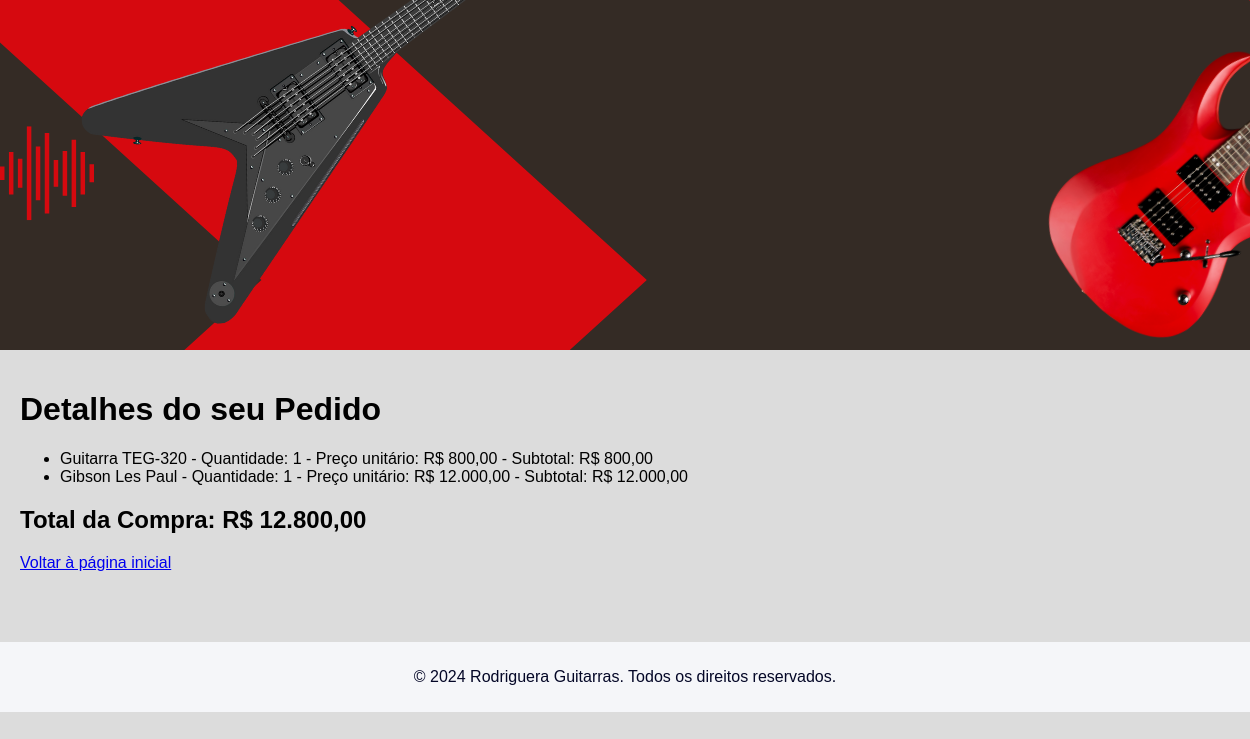
The app's page /detalhe_pedidos.php (signed in) with its own data.
### tables this page shows
CREATE TABLE `carrinho_compras` (
  `id` int(11) NOT NULL,
  `cliente_id` int(11) NOT NULL,
  `produto_id` int(11) NOT NULL,
  `quantidade` int(11) NOT NULL
);

CREATE TABLE `produtos` (
  `id` int(11) NOT NULL,
  `nome` varchar(255) NOT NULL,
  `preco` decimal(10,2) NOT NULL,
  `imagem` varchar(255) NOT NULL
);

### detalhe_pedidos.php (the view, shortened to what this page needs)
<?php
include("conexao.php");
$cliente_id = $_SESSION['id'];
$sql = "SELECT p.nome, p.preco, c.quantidade
        FROM carrinho_compras c
        JOIN produtos p ON c.produto_id = p.id
        WHERE c.cliente_id = ?";
$stmt = $mysqli->prepare($sql);
$stmt->bind_param("i", $cliente_id);
$stmt->execute();
$result = $stmt->get_result();
$total = 0;
?>
<!DOCTYPE html>
<html lang="pt-BR">
<head>
</head>
<body>
    <div class="container">
        <h1>Detalhes do seu Pedido</h1>
        <ul>
            <?php while ($produto = $result->fetch_assoc()): ?>
                <?php
                $subtotal = $produto['preco'] * $produto['quantidade'];
                $total += $subtotal;
                ?>
                <li>
                    <?php echo htmlspecialchars($produto['nome']); ?> -
                    Quantidade: <?php echo $produto['quantidade']; ?> -
                    Preço unitário: R$ <?php echo number_format($produto['preco'], 2, ',', '.'); ?> -
                    Subtotal: R$ <?php echo number_format($subtotal, 2, ',', '.'); ?>
                </li>
            <?php endwhile; ?>
        </ul>
        <h2>Total da Compra: R$ <?php echo number_format($total, 2, ',', '.'); ?></h2>
        <a href="homepage.php">Voltar à página inicial</a>
    </div>
    <footer>
        <p>&copy; 2024 Rodriguera Guitarras. Todos os direitos reservados.</p>
    </footer>
</body>
</html>

### detalhe_pedidos.php (style rules this page uses)
body { font-family: Arial, sans-serif; margin: 0; padding: 0; text-align: center; background-image: url("rodriguerafundo.png"); background-repeat: no-repeat; background-color: gainsboro; }
.container { margin-top: 350px; width: 100%; padding: 20px; background-color: gainsboro; text-align: left; }
footer { margin-top: 50px; padding: 10px; background-color: #f5f6f9; color: rgb(4, 7, 39); }

### records on screen
carrinho_compras: produto.nome "Guitarra TEG-320", quantidade "1", produto.preco "800,00", subtotal "800,00"
carrinho_compras: produto.nome "Gibson Les Paul", quantidade "1", produto.preco "12.000,00", subtotal "12.000,00"

### other values on screen
$total "12.800,00"
